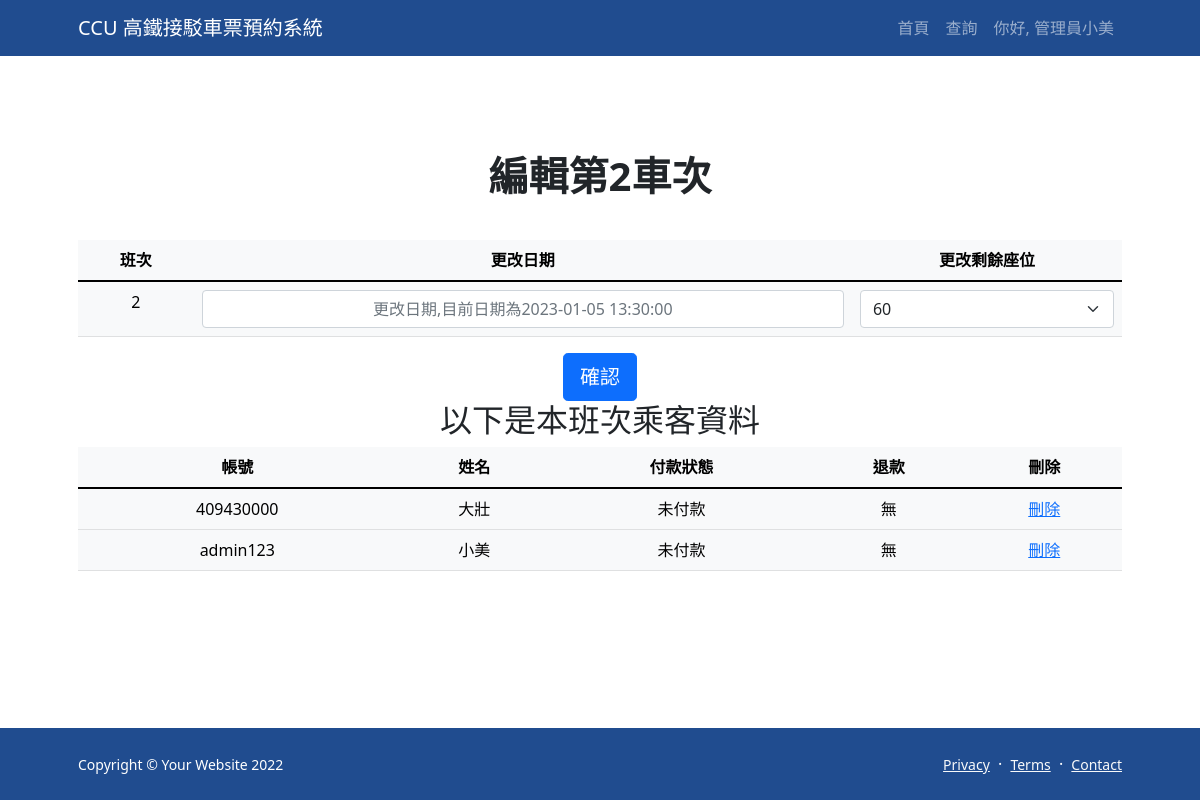
Screenshot of /timetable_update.php?id=2 (signed in) with the database file from the repository.
### tables this page shows
CREATE TABLE IF NOT EXISTS `timetable` (
  `bus number` int(11) NOT NULL AUTO_INCREMENT,
  `remain` int(11) NOT NULL DEFAULT 0,
  `date` datetime DEFAULT NULL,
  `departure` varchar(20) DEFAULT 'CCU',
  `dst` varchar(20) DEFAULT NULL,
  PRIMARY KEY (`bus number`) USING BTREE
);

### timetable_update.php (the view, shortened to what this page needs)
<?php
    $id = 0;
    if(isset($_GET['id'])){
        $id = intval($_GET['id']);
    }
    require_once 'dbconnection.php';
    $sqlanc = 'SELECT * FROM `timetable` WHERE `bus number`=:id ORDER BY `bus number` DESC';
    $data = $pdo->prepare($sqlanc);
    $data->bindParam(':id',$id);
    $data->execute();
    $item = $data->fetchAll();
    $sqlanc2 = 'SELECT * FROM `ticket record` WHERE `bus number`=:id ';
    $data2 = $pdo->prepare($sqlanc2);
    $data2->bindParam(':id',$id);
    $data2->execute();
    $item_for_ticket = $data2->fetchAll();
?>
<!DOCTYPE html>
<html lang="zh-TW">
<head>
    <link href="https://cdn.jsdelivr.net/npm/bootstrap-icons@1.5.0/font/bootstrap-icons.css" rel="stylesheet">
    <link href="https://cdn.jsdelivr.net/npm/bootstrap@5.1.3/dist/css/bootstrap.min.css" rel="stylesheet">
    <link rel="stylesheet" href="https://code.jquery.com/ui/1.13.1/themes/smoothness/jquery-ui.css" type="text/css"/>
    <link href="css/styles.css" rel="stylesheet">
</head>
<body class="d-flex flex-column">
    <main class="flex-shrink-0">
        <nav class="navbar navbar-expand-lg navbar-dark bg-dark">
            <div class="container px-5">
                <a class="navbar-brand" href="index.php">CCU 高鐵接駁車票預約系統</a>
                <div class="collapse navbar-collapse" id="navbarSupportedContent">
                    <ul class="navbar-nav ms-auto mb-2 mb-lg-0">
                    <li class="nav-item"><a class="nav-link" href="index.php">首頁</a></li>
                        <li class="nav-item"><a class="nav-link" href="searching.php">查詢</a></li>
                        <?php echo '<li class="nav-item"><a class="nav-link" href="admin.php">你好, 管理員'.$_SESSION['name'].'</a></li>';?>
                    </ul>
                </div>
            </div>
        </nav>
        <header class="py-5">
                <div class="container px-5">
                    <div class="row justify-content-center">
                            <div class="text-center my-5">
                                <h1 class="fw-bolder mb-3">編輯第<?php echo $id?>車次</h1>
                                <form id="bus" action="timetable_update1.php" method="post">
                                    <div class="mb-4">
                                        <br>
                                        <table id="EditTable" class="display table table-light">
                                            <thead>
                                                <tr>
                                                    <th>班次</th>
                                                    <th>更改日期</th>
                                                    <th>更改剩餘座位</th>
                                                </tr>
                                            </thead>
                                            <tbody>
                                                <?php
                                                    foreach($item as $i){
                                                        echo "<tr class='table-light'>";
                                                        echo "<td class='table-light'>".$i['bus number']."</td>";
                                                        echo '<td class="table-light"><input class="form-control" type="text" placeholder="更改日期,目前日期為'.$i['date'].'"  id="DateChange" name="DateChange" style="text-align: center"  autocomplete="off"/></td>';
                                                        echo "<td class='table-light'>";
                                                        echo '<select form="bus" name="SeatNum" id="SeatNum" class="form-select" aria-label="Default select example">';
                                                        for($j=60;$j>=0;$j--){echo '<option value="'.$j.'">'.$j.'</option>';}
                                                        echo "</select></td></tr>";
                                                    }
                                                ?>
                                            </tbody>
                                        </table>
                                        <button class="btn btn-primary btn-lg" id = 'submitBtn' type="submit">確認</button><br>
                                    </form>
                                        <h2>以下是本班次乘客資料</h2>
                                        <table id="EditTable_All" class="display table table-light">
                                            <thead>
                                                <tr>
                                                    <th>帳號</th>
                                                    <th>姓名</th>
                                                    <th>付款狀態</th>
                                                    <th>退款</th>
                                                    <th>刪除</th>
                                                </tr>
                                            </thead>
                                            <tbody>
                                                <?php
                                                    foreach($item_for_ticket as $i){
                                                        echo "<tr class='table-light'>";
                                                        echo "<td class='table-light'>".$i['account']."</td>";
                                                        echo '<td class="table-light">'.$i['name'].'</td>';
                                                        if($i['state']==1){
                                                            echo "<td class='table-light'>已付款</td>";
                                                        }
                                                        else if ($i['state']==0){
                                                            echo "<td class='table-light'>未付款</td>";
                                                        }
                                                        if($i['applyrefund']==1){
                                                            if($i['refunded']==1)
                                                                echo "<td class='table-light' >已退款</td>";
                                                            else
                                                                echo "<td class='table-light' >申請退款中</td>";
                                                        }
                                                        else echo "<td class='table-light' >無</td>";
                                                        echo "<td class='table-light' ><a href='javascript: delticket(".$i['bus number'].",".$i['account'].")'>刪除</a></td>";
                                                        echo "</tr>";
                                                    }
                                                ?>
                                            </tbody>
                                        </table>
                            </div>
                        </div>
                </div>
            </header>
    </main>
    <footer class="bg-dark py-4 mt-auto">
        <div class="container px-5">
            <div class="row align-items-center justify-content-between flex-column flex-sm-row">
                <div class="col-auto"><div class="small m-0 text-white">Copyright © Your Website 2022</div></div>
                <div class="col-auto">
                    <a class="link-light small" href="#!">Privacy</a>
                    <span class="text-white mx-1">·</span>
                    <a class="link-light small" href="#!">Terms</a>
                    <span class="text-white mx-1">·</span>
                    <a class="link-light small" href="#!">Contact</a>
                </div>
            </div>
        </div>
    </footer>
</body>
</html>

### rows the page displays
timetable: bus number "2", DateChange "更改日期,目前日期為2023-01-05 13:30:00"
ticket record: account "409430000", name "大壯", state "未付款", applyrefund "無"
ticket record: account "admin123", name "小美", state "未付款", applyrefund "無"

### other values shown
$_SESSION['name'] "小美"
$id "2"
form field SeatNum "60"
